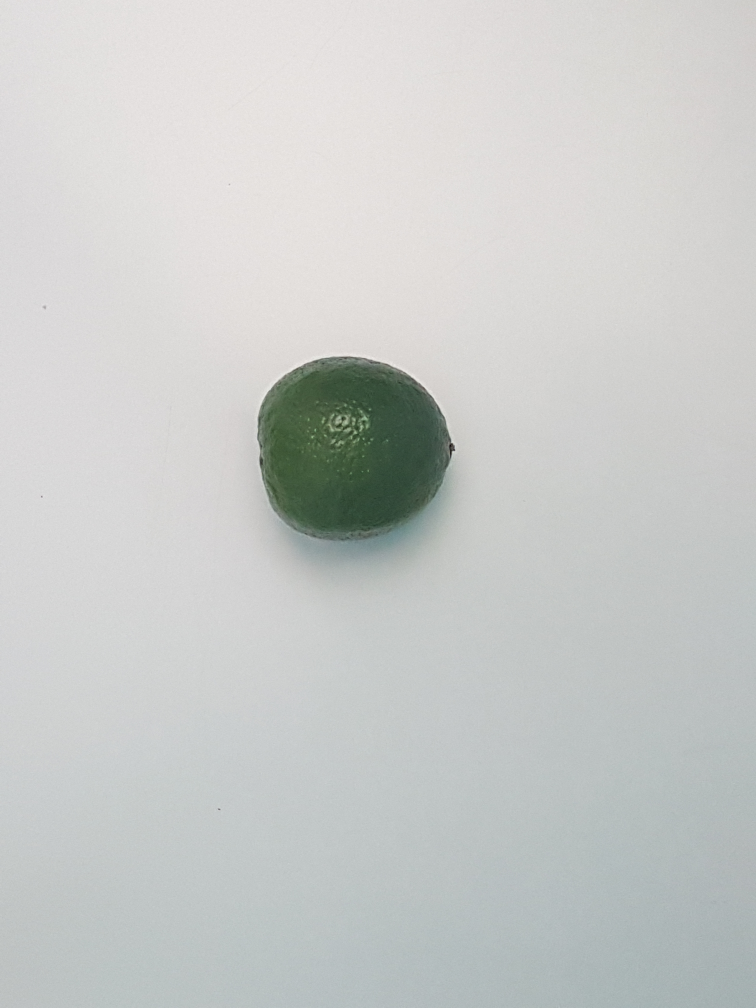
#> input picture LM_11.jpg, 3024 x 4032 px, given in place of 0356_LSM.jpg, which was not available (shown at 1/4 size)
$ python MainLemon.py --path LM_11.jpg   (older library calls are emulated)
#> lines starting #> are read from the running program, lines starting #| are printed output that depends on the picture; after the words box and inside, x2 and y2 are one past the last pixel; in counts of white or black regions, pixels touching at a corner belong together; long printed decimals are rounded; pictures that were not available may be replaced by others from this repository, and a replacement may not be noted
### TrataImagem.py
import cv2 as cv
import numpy as np
from skimage.feature import greycomatrix, greycoprops
import matplotlib.pyplot as plt
from heapq import nlargest
import matplotlib.patches as mpatches
import matplotlib.lines as mlines
from scipy.stats import kurtosis, skew
from scipy.spatial import distance as dist
from imutils import perspective
from imutils import contours
def midpoint(ptA, ptB):
	return ((ptA[0] + ptB[0]) * 0.5, (ptA[1] + ptB[1]) * 0.5)

def TrataImagem(src,visual,verbose):
    """Author: Ellen Giacometti
        CRIADO EM: 21/12/2018
        ÚLTIMA ATUALIZAÇÃO: 05/02/2019
        DESC: Código que recebe uma imagem e extrai os Atributos do limão contido nela
        Args:
            visual (int): If visual = 1  will plot figures and histograms, if visual= 0 nothing is shown.
            verbose (int): It sets whether the function will print values extracted from image or not.Verbose=0 disable it
        Returns:
            x, y, raio: Values from size of the minimum enclosing circle, obtained from the biggest contour
            histH, histS, histV: Histograms of each channel of the given image. It one is a vector with 255 length
            texture_Kurt, texture_Skew: Float values of Kurtosis and Skewness
            dissimilarity,correlation,homogeneity,energy,contrast,ASM: GLCM  properties"""
#> called with visual = 1, verbose = 1

    """ LENDO IMAGEM """
    # Lendo Imagem
    img = cv.imread(src)
#> img is the input picture: shape (4032, 3024, 3); mean B, G, R 201, 202.6, 200.3
    # Convertendo canal HSV
    imgHSV = cv.cvtColor(img, cv.COLOR_BGR2HSV)
#> imgHSV: shape (4032, 3024, 3); mean H, S, V 56.6, 8.3, 203.8
    # Separando o canal de saturação
    h, s, v = cv.split(imgHSV)
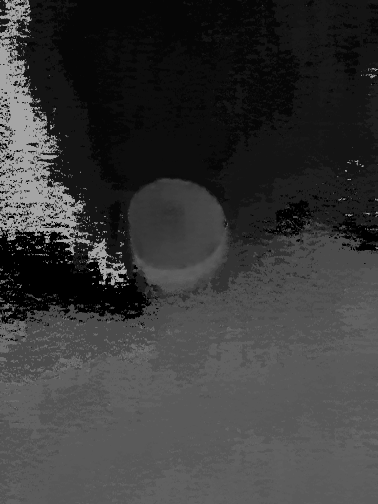
#> h: shape (4032, 3024) (shown at 1/8 size); min 0, max 173, mean 56.6
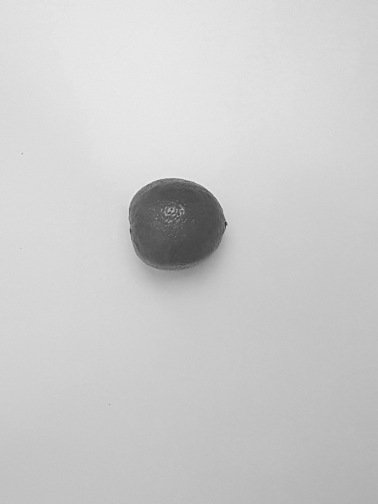
#> v: shape (4032, 3024) (shown at 1/8 size); min 5, max 242, mean 203.8
    """ EXIBINDO CANAIS """
    if visual == 1:
        fig1, (ax1, ax2, ax3) = plt.subplots(1, 3, figsize=(10, 5), sharex=True, sharey=True)
        ax1.axis('off')
        ax1.imshow(h, cmap=plt.cm.gray)
        ax1.set_title(' h IMAGE')
        ax2.axis('off')
        ax2.imshow(s, cmap=plt.cm.gray)
        ax2.set_title('s IMAGE')
        ax3.axis('off')
        ax3.imshow(v, cmap=plt.cm.gray)
        ax3.set_title('v  IMAGE')
        plt.show()
    """ PROCESSAMENTO DA IMAGEM """
     # Filtro para borrar
    s_Blur = cv.GaussianBlur(s,(5,5),0)
    #s_Blur = cv.blur(s,(5,5))
    # Binarizando a imagem
    _, s_Thresh = cv.threshold(s_Blur,50,255,cv.THRESH_BINARY)
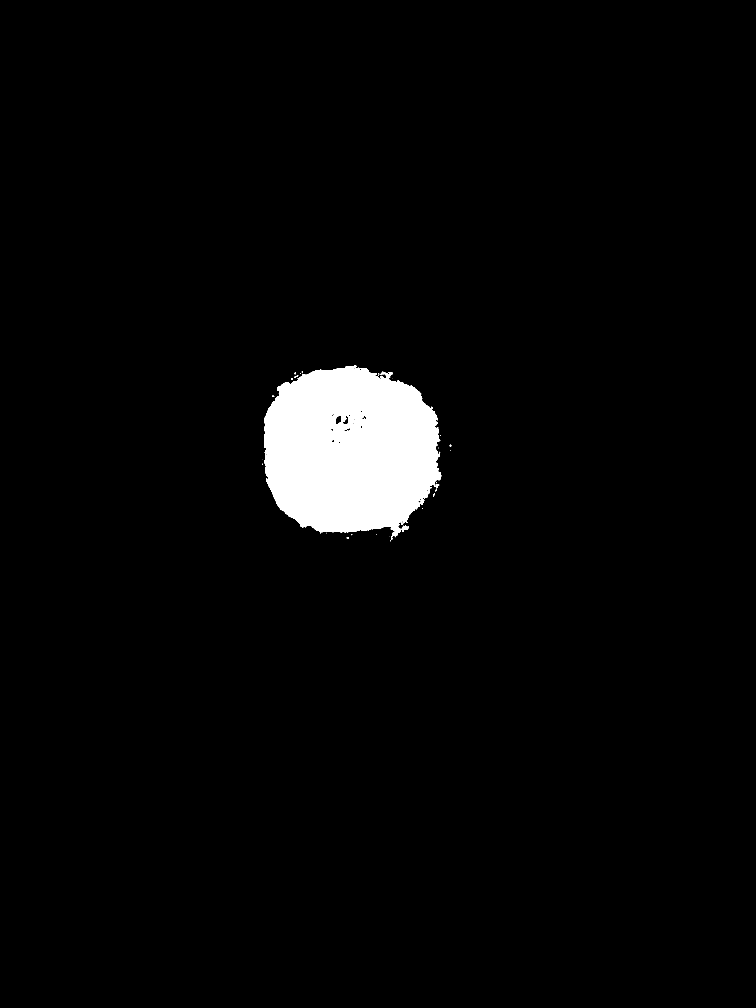
#> s_Thresh: shape (4032, 3024) (shown at 1/4 size); 3.1% white; 39 white regions (25 under 20 px), largest, box (x1, y1, x2, y2) and area: (1056, 1461, 1765, 2149) 380046, (1607, 2100, 1636, 2127) 376, (1742, 1936, 1757, 1952) 120
    # Morfologia tamanho do elemento estrutural
    block_size = 30
    kernel= cv.getStructuringElement(cv.MORPH_ELLIPSE, (block_size, block_size))
    #kernel = np.ones((block_size, block_size), np.uint8)
    # Executando Dilation e Closing
    s_Closing = cv.morphologyEx(s_Thresh, cv.MORPH_CLOSE, kernel)
#> s_Closing: shape (4032, 3024); 3.2% white; 4 white regions (2 under 20 px)
    # Resultado da Máscara em RGB
    s_Result = cv.bitwise_and(cv.cvtColor(img, cv.COLOR_BGR2RGB), cv.cvtColor(img, cv.COLOR_BGR2RGB), mask=s_Closing)
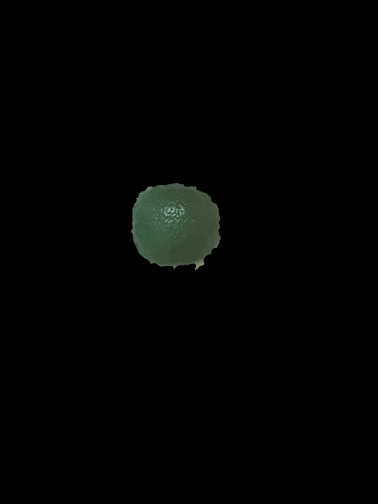
#> s_Result: shape (4032, 3024, 3) (shown at 1/8 size); mean B, G, R 2.1, 2.8, 2.1
    """ PRINTANDO IMAGENS DO PROCESSO   """
    if visual==1:
        fig, (ax1, ax2,ax3,ax4) = plt.subplots(1, 4, figsize=(10, 5), sharex=True, sharey=True)
        ax1.axis('off')
        ax1.imshow(s_Blur, cmap=plt.cm.gray)
        ax1.set_title('s_Blur ')
        ax2.axis('off')
        ax2.imshow(s_Thresh, cmap=plt.cm.gray)
        ax2.set_title('s_Thresh')
        ax3.axis('off')
        ax3.imshow(s_Closing, cmap=plt.cm.gray)
        ax3.set_title('s_Closing')
        ax4.axis('off')
        ax4.imshow(s_Result, cmap=plt.cm.gray)
        ax4.set_title('s_Result')
        plt.show()
    """ CRIANDO ROI """
    # Declarando variável BoundingBox
    BoundingBox = np.zeros_like(img)
    BoundingBox[s_Closing == 255] = img[s_Closing == 255]
    # Definindo pontos para corte
    (x, y) = np.where(s_Closing == 255)
    (topx, topy) = (np.min(x), np.min(y))
#> topx = 1462; topy = 1049
    (bottomx, bottomy) = (np.max(x), np.max(y))
#> bottomx = 2165; bottomy = 1804
    # Desprezando a imagem ao redor dos pontos
    BoundingBox = BoundingBox[topx:bottomx + 1, topy:bottomy + 1]
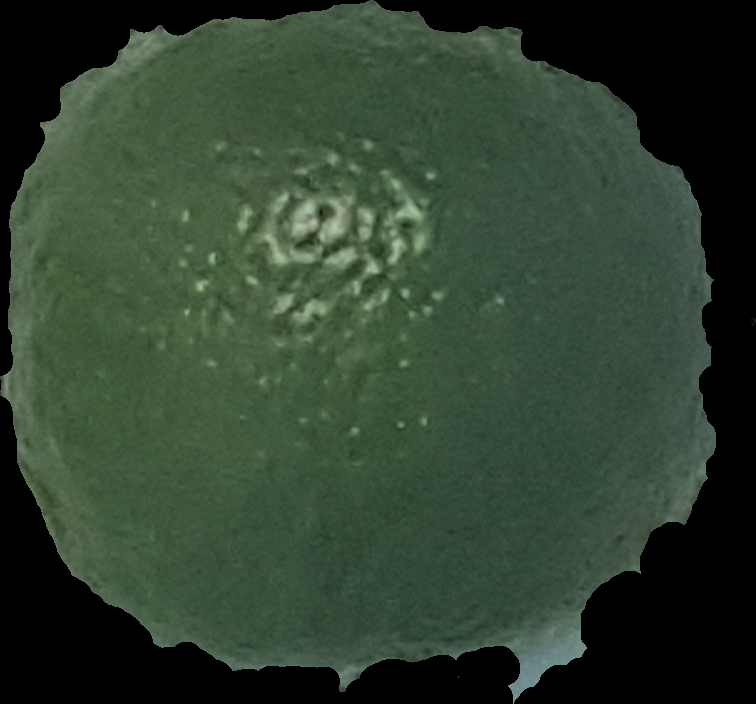
#> BoundingBox: shape (704, 756, 3); mean B, G, R 47.7, 64.4, 47.7
    # Convertendo para cinza
    gray_BoundingBox = cv.cvtColor(BoundingBox, cv.COLOR_RGB2GRAY)
    """ CONTORNO OPENCV """
    # Capturando contornos
    _, contornosCV, _ = cv.findContours(s_Closing, cv.RETR_EXTERNAL, cv.CHAIN_APPROX_NONE)
#> contornosCV = 4 contours, 2 with area under 20; largest, box (x1, y1, x2, y2) and area: (1049, 1462, 1765, 2166) 390614, (1800, 1780, 1805, 1788) 22
    # Adquirindo o número de contornos encontrados
    tamanho_contornoCV = len(contornosCV)
#> tamanho_contornoCV = 4
    # Declarando um array para armazenar o tamanho de cada contorno
    tamanhoCV = np.empty([tamanho_contornoCV])
    for i in range(tamanho_contornoCV):
        # Adquirindo o tamanho de cada contorno encontrado
        tamanhoCV[i] = contornosCV[i].shape[0]
    # Detectando os N maiores contornos e seus indices, alterando N , os N maiores contornos serão armazenados.
    maioresCV = nlargest(1, enumerate(tamanhoCV), key=lambda a: a[1])

    """ MEDIDAS LIMÃO - CONTORNO ÚTIL   """
    contorno_util=contornosCV[maioresCV[0][0]]
#> contorno_util = contour of 2356 points, box (x1, y1, x2, y2) (1049, 1462, 1765, 2166), area 390614
    M = cv.moments(contorno_util)
#> M = moments, m00 390614, centre m10/m00, m01/m00 = (1402.7, 1802.6)
    cx = int(M['m10'] / M['m00'])
#> cx = 1402
    cy = int(M['m01'] / M['m00'])
#> cy = 1802

    """ MEDIDAS CIRCUNFERÊNCIA CIRCUNSCRITA """
    ((x, y), raio) = cv.minEnclosingCircle(contorno_util)
#> x = 1389.9; y = 1817; raio = 388.3
    centroide = (int(x), int(y))
#> centroide = (1389, 1816)
    """ HISTOGRAMA DO CANAL H   """
    histH = cv.calcHist([h], [0], s_Closing, [256], [0, 256])
#> histH = 256 values, max 47132 at index 69, min 0 at index 1, mean 1530.6
    histH = list(map(float, histH[0:255][:]))
#> histH = 255 values, max 47132 at index 69, min 0 at index 1, mean 1536.6
    histS = cv.calcHist([s], [0], s_Closing, [256], [0, 256])
#> histS = 256 values, max 20567 at index 77, min 0 at index 0, mean 1530.6
    histS = list(map(float, histS[0:255][:]))
#> histS = 255 values, max 20567 at index 77, min 0 at index 0, mean 1536.6
    histV = cv.calcHist([v], [0], s_Closing, [256], [0, 256])
#> histV = 256 values, max 17713 at index 80, min 0 at index 0, mean 1530.6
    histV = list(map(float, histV[0:255][:]))
#> histV = 255 values, max 17713 at index 80, min 0 at index 0, mean 1536.6

    """ TEXTURA:KURTOSIS & SKEWNESS """
    texture_Kurt = kurtosis(gray_BoundingBox, axis=None)
#> texture_Kurt = -0.672
    texture_Skew = skew(gray_BoundingBox, axis=None)
#> texture_Skew = -0.649
    """TEXTURA: GLCM"""
    glcm = greycomatrix(gray_BoundingBox, [5], [0], 256, symmetric=True, normed=True)
    dissimilarity= greycoprops(glcm, 'dissimilarity')[0, 0]
#> dissimilarity = 5.08
    correlation= greycoprops(glcm, 'correlation')[0, 0]
#> correlation = 0.927
    homogeneity = greycoprops(glcm,'homogeneity')[0, 0]
#> homogeneity = 0.419
    energy = greycoprops(glcm, 'energy')[0, 0]
#> energy = 0.254
    contrast= greycoprops(glcm, 'contrast')[0, 0]
#> contrast = 191.4
    ASM = greycoprops(glcm,'ASM')[0,0]
#> ASM = 0.0644

    """DEBUG VERSION """
    if(visual==1):
        """DESENHANDO O CONTORNO E A CIRCUNFERÊNCIA"""
        fig2, ax = plt.subplots()
        ax.imshow(s_Result, interpolation='nearest', cmap=plt.cm.gray)
        for n, contornoCV in enumerate(contornosCV):
            if (n in (np.transpose(np.asanyarray(maioresCV))[:])):
                ax.plot(contornoCV[:, 0][:, 0], contornoCV[:, 0][:, 1], '-b', linewidth=2)
                circulo = mpatches.Circle((x, y), raio, fill=False, edgecolor='red', linewidth=2)
                ax.add_patch(circulo)

                pixelsPerMetric = 4.75
                # compute the rotated bounding box of the contour
                box = cv.minAreaRect(contorno_util)
                box = cv.boxPoints(box)
                box = np.array(box, dtype="int")

                # order the points in the contour such that they appear
                # in top-left, top-right, bottom-right, and bottom-left
                # order, then draw the outline of the rotated bounding
                # box
                box = perspective.order_points(box)
                (tl, tr, br, bl) = box
                (tltrX, tltrY) = midpoint(tl, tr)
                (blbrX, blbrY) = midpoint(bl, br)

                # compute the midpoint between the top-left and top-right points,
                # followed by the midpoint between the top-righ and bottom-right
                (tlblX, tlblY) = midpoint(tl, bl)
                (trbrX, trbrY) = midpoint(tr, br)

                # draw lines between the midpoints
                ax.add_line(mlines.Line2D([int(x), int(y)], [int(x), int(y+raio)], color='yellow'))
                # ax.add_line(mlines.Line2D([int(tltrX),int(blbrX)], [int(tltrY),int(blbrY)],color='white'))
                # ax.add_line(mlines.Line2D([int(tlblX), int(trbrX)], [int(tlblY), int(trbrY)],color='white'))

                # compute the Euclidean distance between the midpoints
                dA = dist.euclidean((tltrX, tltrY), (blbrX, blbrY))
                dB = dist.euclidean((tlblX, tlblY), (trbrX, trbrY))

                # compute the size of the object
                dimA = dA / pixelsPerMetric
                dimB = dB / pixelsPerMetric

                # draw the object sizes on the image
                plt.scatter(x,y,c='yellow',s=10)
                # plt.text(int(tltrX - 50), int(tltrY - 30), "{:.1f}mm".format(dimA),color='white')
                # plt.text(int(trbrX + 50), int(trbrY+10), "{:.1f}mm".format(dimB), color='white')
                plt.text(int(x-15), int(y+raio +30), "{:.1f}mm".format(raio/pixelsPerMetric), color='yellow')
#> this loop made 4 passes
#> (pixelsPerMetric, tl, tr, br, bl, tltrX, tltrY, blbrX) on pass 4: (4.75, [1074, 1437], [1793, 1487], [1745, 2177], [1027, 2127], 1433.5, 1462, 1386)
        plt.show()
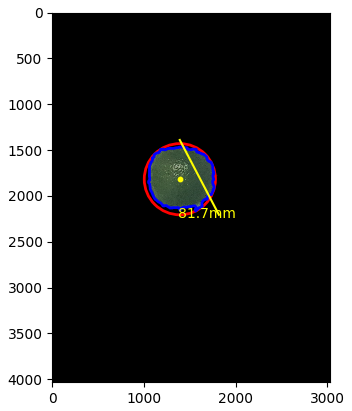
#> figure drawn by matplotlib, 1 panel; B, G, R data is drawn as R, G, B

        """DESENHANDO HISTOGRAMA"""
        plt.figure()
        csfont = {'fontname': 'Times New Roman'}
        plt.title("H Histogram")
        plt.xlabel("Níveis de cinza",**csfont,fontsize=12)
        plt.ylabel("Número de Pixels",**csfont,fontsize=12)
        plt.plot(histH)
        plt.xlim([0, 256])
        plt.show()
        plt.figure()
        plt.title("S Histogram")
        plt.xlabel("Bins")
        plt.ylabel("# of Pixels")
        plt.plot(histS)
        plt.xlim([0, 256])
        plt.show()
        plt.figure()
        plt.title("V Histogram")
        plt.xlabel("Bins")
        plt.ylabel("# of Pixels")
        plt.plot(histV)
        plt.xlim([0, 256])
        plt.show()
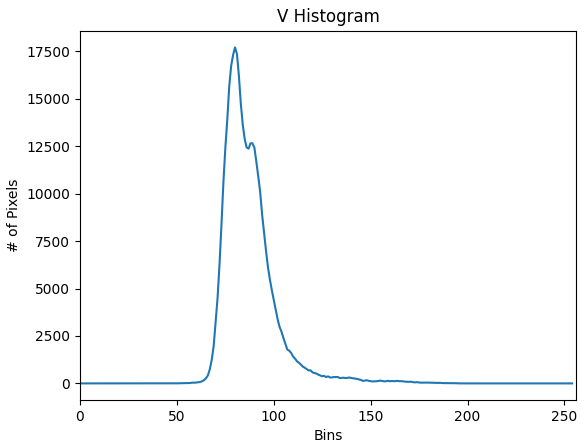
#> figure drawn by matplotlib, 1 panel; curve peaks at x = 80, y = 17713

    """GERANDO RELATÓRIO """
    if verbose==1:

        print("\n---~ INFORMAÇÕES - CONTORNO DO LIMÃO ~---")
        print("Número de Contornos Encontrados na Imagem:", tamanho_contornoCV)
#| Número de Contornos Encontrados na Imagem: 4
        print("Perímetro[cm]:", maioresCV[0][1]/pixelsPerMetric)
#| Perímetro[cm]: 496.0
        print("Dimensão[cm]:", "(",dimA, ",",dimB,")" , "\nCentro:", centroide)
#| Dimensão[cm]: ( 145.607 , 151.629 )
#| Centro: (1389, 1816)
        print("Centróide:(", cx, ",", cy, ")")
#| Centróide:( 1402 , 1802 )
        print("\n---~ SIZE & SHAPE - CIRCUNFERÊNCIA ~---")
        print("Raio [cm]:", raio/pixelsPerMetric, "\nCentro:", centroide)
#| Raio [cm]: 81.737
#| Centro: (1389, 1816)
        print("\n---~ TEXTURE - KURTOSIS SKEWNESS~---")
        print("Kurtosis:",texture_Kurt,"\nSkewness:",texture_Skew)
#| Kurtosis: -0.6721
#| Skewness: -0.6494
        print("\n---~ TEXTURE - GLCM~---")
        print("Dissimilarity:",dissimilarity)
#| Dissimilarity: 5.081
        print("Correlation:",correlation)
#| Correlation: 0.9267
        print("Homogeneity:", homogeneity)
#| Homogeneity: 0.4186
        print("Energy:", energy)
#| Energy: 0.2538
        print("Contrast:", contrast)
#| Contrast: 191.444
        print("ASM:", ASM)
#| ASM: 0.06443
    pixelsPerMetric = 47.5
    radius = raio / pixelsPerMetric
#> radius = 8.17
    return [x, y, radius, histH, histS, histV, texture_Kurt, texture_Skew,dissimilarity,correlation,homogeneity,energy,contrast,ASM]

### MainLemon.py
import argparse
import cv2 as cv
import matplotlib.pyplot as plt
import numpy as np
import TrataImagem as TI
import DataAugmentation as DA

if __name__ == '__main__':

    """PARÂMETROS"""
    ap = argparse.ArgumentParser()
    ap.add_argument("-i", "--path", required=True, help="path to the input image")
    args = vars(ap.parse_args())
    imageDir_val= args["path"]
    # Atributos = []
    # Atributos.append(TI.TrataImagem(imageDir_val, visual=0, verbose=0))
    src='/home/ellengiacometti/PycharmProjects/TCCFRUIT/0356_LSM.jpg'
    origem = '/home/ellengiacometti/PycharmProjects/TCCFRUIT/OR_DA'
    destino = '/home/ellengiacometti/PycharmProjects/TCCFRUIT/DES_DA'
    # DA.DataAugmentation(srcDirOr=origem,srcDirEnd=destino,initialid= 1340,type=2,angle=180,size=(500,500),dB=0.01,direction='Vertical')
    TI.TrataImagem(src, 1, 1)
     #1, max_depth = 40, min_samples_leaf = 1, min_samples_split = 2, bootstrap = False, max_features = 'sqrt', n_estimators = 20
